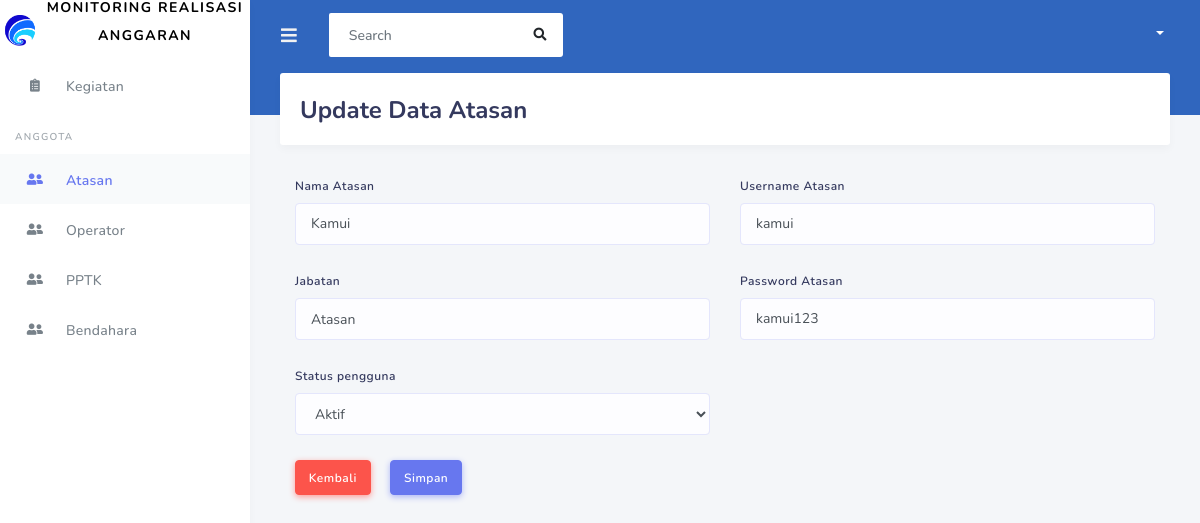
The page /index.php/operator/CAtasanCRUD/halamanUpdate/2 on the database its author committed.
### tables this page shows
CREATE TABLE `tb_pengguna` (
  `id_pengguna` int(11) NOT NULL,
  `nama_pengguna` varchar(250) NOT NULL,
  `kode_rek` varchar(20) NOT NULL,
  `jabatan_pengguna` varchar(250) NOT NULL,
  `username_pengguna` varchar(250) NOT NULL,
  `password_pengguna` varchar(250) NOT NULL,
  `pengguna_status` varchar(20) NOT NULL
);

### application/controllers/operator/CAtasanCRUD.php (called while the page is built, shortened)
<?php
class CAtasanCRUD extends CI_Controller {
	public function halamanUpdate($id_pengguna) {
		$where = array('id_pengguna' => $id_pengguna);
		$this->load->model('MAtasanCRUD');
		$data['atasan'] = $this->MAtasanCRUD->halamanUpdate($where, 'tb_pengguna')->result();
		$this->load->view('/operator/VHeader');
		$this->load->view('/operator/VSidebar');
		$this->load->view('/operator/VAtasanUpdate', $data);
		$this->load->view('/operator/VFooter');
	}
}
?>

### index.php (called while the page is built, shortened)
<?php
require_once BASEPATH.'core/CodeIgniter.php';

### application/models/MAtasanCRUD.php (called while the page is built, shortened)
<?php
class MAtasanCRUD extends CI_Model {
  public function halamanUpdate($where, $table) {
    return $this->db->get_where($table, $where);
  }
}
?>

### application/views/operator/VAtasanUpdate.php (the view, shortened to what this page needs)
<div class="main-content">
    <section class="section">
        <div class="section-header">
            <h1>Update Data Atasan</h1>
        </div>
        <div class="container-fluid">
            <?php foreach ($atasan as $atsn) : ?>
                <form action="<?php echo base_url('operator/CAtasanCRUD/fungsiUpdate') ?>" method="post" enctype="multipart/form-data">
                    <div class="row">
                        <div class="col-md-6">
                            <div class="form-group">
                                <label>Nama Atasan</label>
                                <input type="text" name="nama_pengguna" class="form-control" value="<?php echo $atsn->nama_pengguna ?>">
                            </div>
                            <div class="form-group">
                                <label>Jabatan</label>
                                    <option value="Atasan" class="form-control">Atasan</option>
                            </div>
                            <div class="form-group">
                                <label>Status pengguna</label>
                                <select name="pengguna_status" class="form-control">
                                    <option value="Aktif" name="pengguna_status" class="form-control">Aktif</option>
                                </select>
                            </div>
                        </div>
                        <div class="col-md-6">
                            <div class="form-group">
                                <label>Username Atasan</label>
                                <input type="text" name="username_pengguna" class="form-control" value="<?php echo $atsn->username_pengguna ?>">
                            </div>
                            <div class="form-group">
                                <label>Password Atasan</label>
                                <input type="text" name="password_pengguna" class="form-control" value="<?php echo $atsn->password_pengguna ?>">
                            </div>
                        </div>
                    </div>
                    <?php echo anchor('operator/CAtasanCRUD/', '<div class="btn btn-danger mb-1">Kembali</div>') ?>
                    <button type="submit" class="btn btn-primary btn sm mb-1 ml-3">Simpan</button>
                </form>
            <?php endforeach; ?>
        </div>
    </section>
</div>

### rows shown on the page
tb_pengguna: nama_pengguna "Kamui", username_pengguna "kamui", password_pengguna "kamui123"
